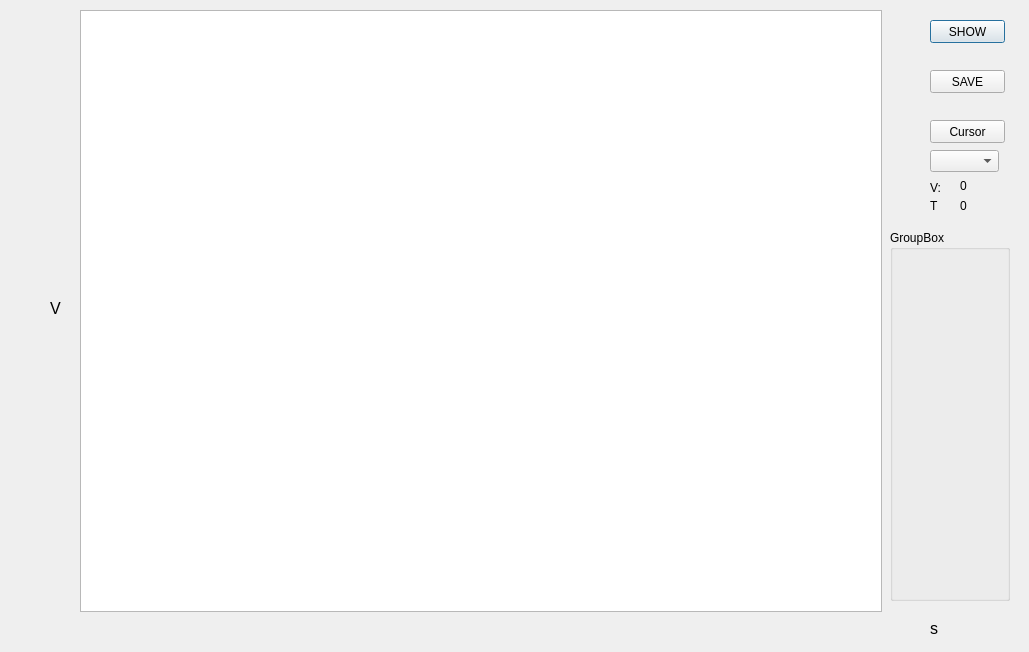
<?xml version="1.0" encoding="UTF-8"?>
<ui version="4.0">
 <class>Wave</class>
 <widget class="QDialog" name="Wave">
  <property name="geometry">
   <rect>
    <x>0</x>
    <y>0</y>
    <width>1029</width>
    <height>652</height>
   </rect>
  </property>
  <property name="windowTitle">
   <string>Dialog</string>
  </property>
  <widget class="QPushButton" name="pushButton">
   <property name="geometry">
    <rect>
     <x>930</x>
     <y>20</y>
     <width>75</width>
     <height>23</height>
    </rect>
   </property>
   <property name="text">
    <string>SHOW</string>
   </property>
  </widget>
  <widget class="Scope" name="graphicsView">
   <property name="geometry">
    <rect>
     <x>80</x>
     <y>10</y>
     <width>802</width>
     <height>602</height>
    </rect>
   </property>
  </widget>
  <widget class="QPushButton" name="pushButton_2">
   <property name="geometry">
    <rect>
     <x>930</x>
     <y>70</y>
     <width>75</width>
     <height>23</height>
    </rect>
   </property>
   <property name="text">
    <string>SAVE</string>
   </property>
  </widget>
  <widget class="QPushButton" name="pushButton_3">
   <property name="geometry">
    <rect>
     <x>930</x>
     <y>120</y>
     <width>75</width>
     <height>23</height>
    </rect>
   </property>
   <property name="text">
    <string>Cursor</string>
   </property>
  </widget>
  <widget class="QComboBox" name="comboBox">
   <property name="geometry">
    <rect>
     <x>930</x>
     <y>150</y>
     <width>69</width>
     <height>22</height>
    </rect>
   </property>
  </widget>
  <widget class="QLabel" name="label_6">
   <property name="geometry">
    <rect>
     <x>960</x>
     <y>180</y>
     <width>47</width>
     <height>12</height>
    </rect>
   </property>
   <property name="text">
    <string>0</string>
   </property>
  </widget>
  <widget class="QLabel" name="label_7">
   <property name="geometry">
    <rect>
     <x>930</x>
     <y>180</y>
     <width>21</width>
     <height>16</height>
    </rect>
   </property>
   <property name="text">
    <string>V:</string>
   </property>
  </widget>
  <widget class="QLabel" name="label_8">
   <property name="geometry">
    <rect>
     <x>930</x>
     <y>200</y>
     <width>47</width>
     <height>12</height>
    </rect>
   </property>
   <property name="text">
    <string>T</string>
   </property>
  </widget>
  <widget class="QLabel" name="label_9">
   <property name="geometry">
    <rect>
     <x>960</x>
     <y>200</y>
     <width>47</width>
     <height>12</height>
    </rect>
   </property>
   <property name="text">
    <string>0</string>
   </property>
  </widget>
  <widget class="QLabel" name="label">
   <property name="geometry">
    <rect>
     <x>50</x>
     <y>300</y>
     <width>21</width>
     <height>16</height>
    </rect>
   </property>
   <property name="font">
    <font>
     <pointsize>12</pointsize>
    </font>
   </property>
   <property name="text">
    <string>V</string>
   </property>
  </widget>
  <widget class="QLabel" name="label_2">
   <property name="geometry">
    <rect>
     <x>930</x>
     <y>620</y>
     <width>21</width>
     <height>16</height>
    </rect>
   </property>
   <property name="font">
    <font>
     <pointsize>12</pointsize>
    </font>
   </property>
   <property name="text">
    <string>s</string>
   </property>
  </widget>
  <widget class="QGroupBox" name="groupBox">
   <property name="geometry">
    <rect>
     <x>890</x>
     <y>230</y>
     <width>120</width>
     <height>371</height>
    </rect>
   </property>
   <property name="title">
    <string>GroupBox</string>
   </property>
  </widget>
 </widget>
 <customwidgets>
  <customwidget>
   <class>Scope</class>
   <extends>QGraphicsView</extends>
   <header location="global">scope.h</header>
  </customwidget>
 </customwidgets>
 <resources/>
 <connections/>
</ui>
